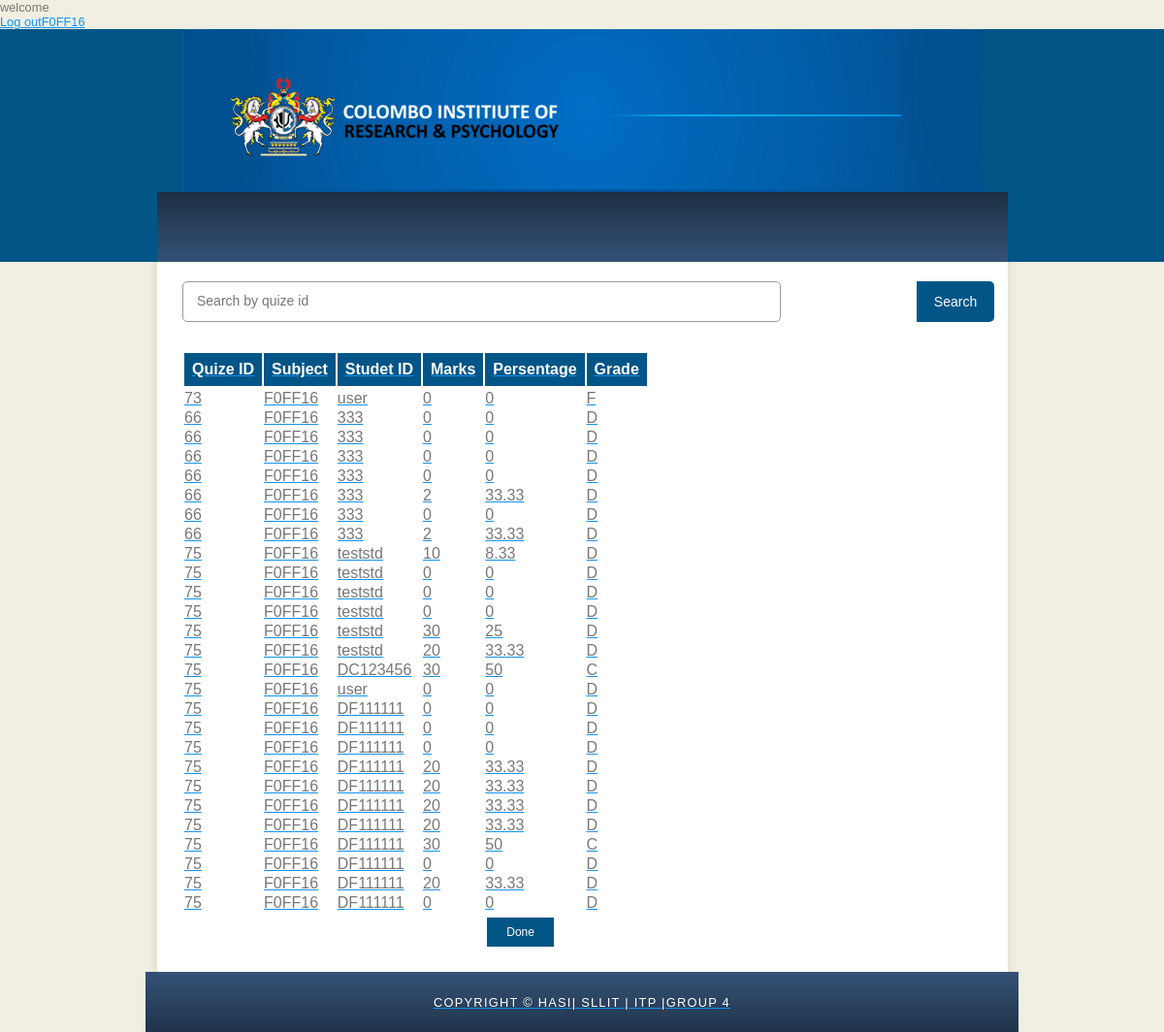
Screenshot of /QuizeReport.php?link=F0FF16 with the database file from the repository.
### tables this page shows
CREATE TABLE `report` (
  `no` int(11) NOT NULL,
  `Quize_id` int(11) NOT NULL,
  `subject` text NOT NULL,
  `student_id` text NOT NULL,
  `marks` double NOT NULL,
  `persentage` double NOT NULL,
  `grade` text NOT NULL
);

### QuizeReport.php (the view, shortened to what this page needs)
<?php include 'databaseh.php'; ?>
<?php
echo '<br><a href = "../a/homelogin.php?action=logout">Log out<a/>';
echo $_SESSION['link'];
$subject = $_SESSION['link'];
$query = "SELECT * FROM `report` where subject = '$subject'";
$result = $mysqli->query($query)
 or die($mysqli->error.__LINE__);
?>
<!DOCTYPE html>
<html>
<head>
  <link rel="stylesheet" type="text/css" href="styleh.css" title="style" />
</head>
<body>
  <div id="main">
    <div id="header">
      <div id="logo">
      </div>
      <div id="menubar">
      </div>
    </div>
    <div id="site_content">
      <div class="sidebar">
      </div>
      <div id="content">
<div id='search-box'>
<form action='QuizeReport.php' id='search-form' method='post' target='_top'>
<input id='search-text' name='id' placeholder='Search by quize id' type='text'/>
<button id='search-button' type='submit' name="search" ;">
<span>Search</span>
</button>
</form>
</div>
<br>
<br>
        <form >
	<table id="table1">
  <tr id="tr2">
    <th id="th2">Quize ID</th>
    <th id="th2">Subject</th>
    <th id="th2">Studet ID</th>
     <th id="th2">Marks</th>
    <th id="th2">Persentage</th>
    <th id="th2">Grade</th>
  </tr >
<tr>
<?php
if(isset($_POST['search']))
{
		$id  = $_POST['id'];
$querys = "SELECT * FROM `report` where Quize_id = '$id'";
$results = $mysqli->query($querys)
 or die($mysqli->error.__LINE__);
 while($row = mysqli_fetch_array($results)){
	echo"<tr><td = td1>{$row['Quize_id']}</td><td = td1>{$row['subject']}</td><td = td1>{$row['student_id']}</td><td td = td1>{$row['marks']}</td><td td = td1>{$row['persentage']}</td><td td = td1>{$row['grade']}</td>";
}
echo"<tr></tr>";
echo"<tr></tr>";
echo"<tr></tr>";
echo"<tr></tr>";
echo"<tr></tr>";
echo"<tr></tr>";
echo"<tr></tr>";
echo"<tr></tr>";
echo"<tr></tr>";
echo"<tr></tr>";
echo"<tr></tr>";
echo"<tr></tr>";
echo"<tr></tr>";
echo"<tr></tr>";
echo"<tr></tr>";
echo"<tr></tr>";
echo"<tr></tr>";
echo"<tr></tr>";
echo"<tr></tr>";
echo"<tr></tr>";
echo"<tr></tr>";
echo"<tr></tr>";
echo"<tr></tr>";
echo"<tr></tr>";
$count = "SELECT COUNT(*) AS cnt
FROM report
WHERE Quize_id = '$id' ";
$resultCount = $mysqli->query($count)
 or die($mysqli->error.__LINE__);
while($row = mysqli_fetch_array($resultCount))
    {
        echo "<tr >";
        echo "<td >No. of Students: </td>";
        echo "<td >".$row['cnt']."</td>";
        echo "</tr>";
   }
 $avg = "SELECT AVG(marks) as avg
FROM report
WHERE Quize_id = '$id'";
$resultAvg = $mysqli->query($avg)
 or die($mysqli->error.__LINE__);
 while($row = mysqli_fetch_array($resultAvg))
    {
        echo "<tr >";
        echo "<td >Average mark: </td>";
        echo "<td >".$row['avg']."</td>";
        echo "</tr>";
   }
 $max = "SELECT MAX(marks) as mx
FROM report
WHERE Quize_id = '$id'";
$resultMax = $mysqli->query($max)
 or die($mysqli->error.__LINE__);
 while($row = mysqli_fetch_array($resultMax))
    {
        echo "<tr>";
        echo "<td>Highest mark: </td>";
        echo "<td>".$row['mx']."</td>";
        echo "</tr>";
   }
  $min = "SELECT MIN(marks) as mn
FROM report
WHERE Quize_id = '$id'";
$resultMin = $mysqli->query($min)
 or die($mysqli->error.__LINE__);
while($row = mysqli_fetch_array($resultMin))
    {
        echo "<tr>";
        echo "<td>Lowest mark: </td>";
        echo "<td>".$row['mn']."</td>";
        echo "</tr>";
   }
}
else {
	while($row = mysqli_fetch_array($result)){
	echo"<tr><td = td1>{$row['Quize_id']}</td><td = td1>{$row['subject']}</td><td = td1>{$row['student_id']}</td><td = td1>{$row['marks']}</td><td = td1>{$row['persentage']}</td><td = td1>{$row['grade']}</td>";
}
}
?>
  </tr>
  <tr><td><td/><td><td/><td><a href="Lmenu.php"  id="link1" data-hover="Desultory" >Done</a></td></tr>
</table
</form>
</div>
      </div>
    </div>
    <div id="footer">
      Copyright &copy; Hasi| SLLIT | ITP |Group 4
    </div>
</body>
</html>

### styleh.css (style rules this page uses)
html { height: 100%; }
* { margin: 0; padding: 0; }
body { font: normal .80em 'trebuchet ms', arial, sans-serif; background: #F0EFE2; color: #777; }
a, a:hover { outline: none; text-decoration: underline; color: #1293EE; }
#main, #logo, #menubar, #site_content, #footer { margin-left: auto; margin-right: auto; }
#header { background: #025587; height: 240px; }
#logo { width: 825px; position: relative; height: 168px; background: #025587 url(logo.png) no-repeat; }
#menubar { width: 900px; height: 72px; padding: 0; background: #29415D url(menu.png) repeat-x; }
#site_content { width: 837px; overflow: hidden; margin: 0 auto 0 auto; padding: 20px 24px 20px 37px; background: #FFF url(content.png) repeat-y; }
.sidebar { float: right; width: 190px; padding: 0 15px 20px 15px; }
#footer { width: 900px; font: normal 100% 'lucida sans unicode', arial, sans-serif; height: 33px; padding: 24px 0 5px 0; text-align: center; background: #29425E url(footer.png) repeat-x; color: #FFF; text-transform: uppercase; letter-spacing: 0.1em; }
#menubar { width: 877px; height: 72px; padding: 0; }

### QuizeReport.php (style rules this page uses)
#th2, #td3 { text-align: left; padding: 8px; }
#th2 { background-color: #025587; color: white; }
table tr:not(:first-child) { cursor: pointer;transition: all .25s ease-in-out; }
#search-box { position: relative; width: 100%; margin: 0; }
#search-form { height: 40px; border: 1px solid #999; -webkit-border-radius: 5px; -moz-border-radius: 5px; border-radius: 5px; background-color: #fff; overflow: hidden; }
#search-text { font-size: 14px; color: #ddd; border-width: 0; background: transparent; }
#search-box input[type="text"] { width: 90%; padding: 11px 0 12px 1em; color: #333; outline: none; }
#search-button { background-color:#025587; position: absolute; top: 0; right: 0; height: 42px; width: 80px; font-size: 14px; color: white; text-align: center; line-height: 42px; border-width: 0; background-color:#ColourCode; -webkit-border-radius: 0px 5px 5px 0px; -moz-border-radius: 0px 5px 5px 0px; border-radius: 0px 5px 5px 0px; cursor: pointer; }
a#link1:link, a#link1:visited { background-color:#025587 ; border: none; color: white; padding: 8px 20px; text-align: center; text-decoration: none; display: inline-block; font-size: 12px; margin: 4px 2px; cursor: pointer; }

### rows the page displays
report: Quize "73", subject "F0FF16", student "user", marks "0", persentage "0", grade "F"
report: Quize "66", subject "F0FF16", student "333", marks "0", persentage "0", grade "D"
report: Quize "66", subject "F0FF16", student "333", marks "0", persentage "0", grade "D"
report: Quize "66", subject "F0FF16", student "333", marks "0", persentage "0", grade "D"
report: Quize "66", subject "F0FF16", student "333", marks "0", persentage "0", grade "D"
report: Quize "66", subject "F0FF16", student "333", marks "2", persentage "33.33", grade "D"
report: Quize "66", subject "F0FF16", student "333", marks "0", persentage "0", grade "D"
report: Quize "66", subject "F0FF16", student "333", marks "2", persentage "33.33", grade "D"
report: Quize "75", subject "F0FF16", student "teststd", marks "10", persentage "8.33", grade "D"
report: Quize "75", subject "F0FF16", student "teststd", marks "0", persentage "0", grade "D"
report: Quize "75", subject "F0FF16", student "teststd", marks "0", persentage "0", grade "D"
report: Quize "75", subject "F0FF16", student "teststd", marks "0", persentage "0", grade "D"
report: Quize "75", subject "F0FF16", student "teststd", marks "30", persentage "25", grade "D"
report: Quize "75", subject "F0FF16", student "teststd", marks "20", persentage "33.33", grade "D"
report: Quize "75", subject "F0FF16", student "DC123456", marks "30", persentage "50", grade "C"
report: Quize "75", subject "F0FF16", student "user", marks "0", persentage "0", grade "D"
report: Quize "75", subject "F0FF16", student "DF111111", marks "0", persentage "0", grade "D"
report: Quize "75", subject "F0FF16", student "DF111111", marks "0", persentage "0", grade "D"
report: Quize "75", subject "F0FF16", student "DF111111", marks "0", persentage "0", grade "D"
report: Quize "75", subject "F0FF16", student "DF111111", marks "20", persentage "33.33", grade "D"
report: Quize "75", subject "F0FF16", student "DF111111", marks "20", persentage "33.33", grade "D"
report: Quize "75", subject "F0FF16", student "DF111111", marks "20", persentage "33.33", grade "D"
report: Quize "75", subject "F0FF16", student "DF111111", marks "20", persentage "33.33", grade "D"
report: Quize "75", subject "F0FF16", student "DF111111", marks "30", persentage "50", grade "C"
report: Quize "75", subject "F0FF16", student "DF111111", marks "0", persentage "0", grade "D"
report: Quize "75", subject "F0FF16", student "DF111111", marks "20", persentage "33.33", grade "D"
report: Quize "75", subject "F0FF16", student "DF111111", marks "0", persentage "0", grade "D"

### other values shown
$_SESSION['link'] "F0FF16"
